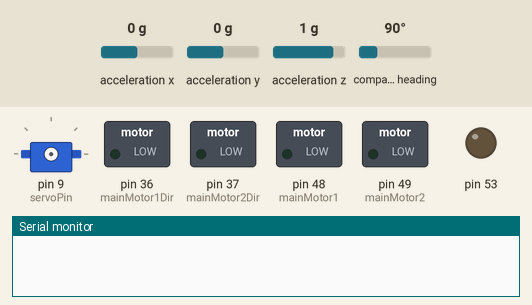
A sketch run on a simulated Arduino Mega 2560, built with avr-gcc and run on an emulated ATmega2560. On the bench: servo, switched loads named in the sketch (green lamp = pin HIGH), output pins drawn as LEDs (lit = HIGH), the last lines printed to the serial monitor. The inputs (shaded band) are chosen by the test bench; at power-on: acceleration x 0 g, acceleration y 0 g, acceleration z 1 g, compass heading 90°. No radio packets arrive unless stated.

Above: at 0.1 s.
At 1.01 s:
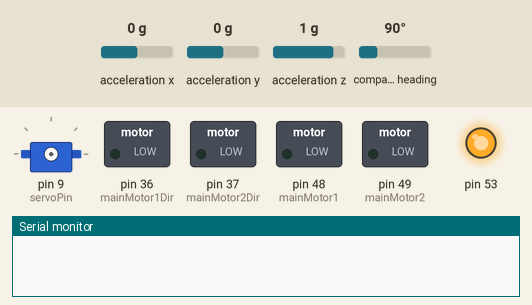
At 2.2 s:
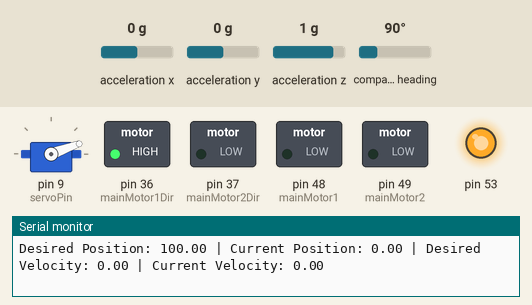
At 2.6 s:
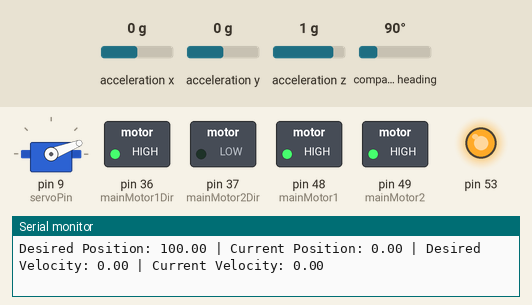
Timing chart, 0 to 4.1 s (numbered marks = the images above):
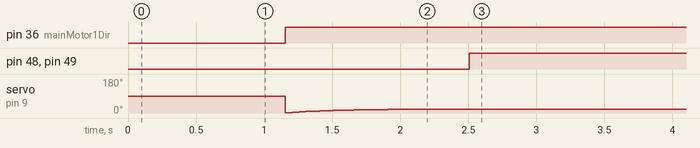

Measured:
- by itself, pin 36 (mainMotor1Dir): LOW → HIGH at 1.2 s
- by itself, pin 48 (mainMotor1), pin 49 (mainMotor2): LOW → HIGH at 2.5 s

The sketch:

pid_final_polar.ino
```cpp
/*
  Autonomous Vehicle Cascade Controller
  Position PID -> Velocity Command
  Velocity PID -> PWM Command

  Added:
  NRF path_radio telemetry transmitter
*/

#include <SPI.h>
#include <nRF24L01.h>
#include <RF24.h>
#include <Servo.h>
#include <Wire.h>
#include <Adafruit_Sensor.h>
#include <Adafruit_BNO055.h>

Adafruit_BNO055 bno = Adafruit_BNO055(55, 0x28);
// ===================== NRF PATH RADIO =====================
RF24 path_radio(27, 29);          // CE, CSN
const byte address2[6] = "00100"; // telemetry address

struct DataPacket {
  float desiredPos;
  float currentPos;
  float desiredVel;
  float currentVel;
  float desiredHeading;
  float currentHeading;
  int servoCommand;
  float steeringCorrection;
};

// ===================== Motor Pins =====================
int mainMotor1 = 48;
int mainMotor2 = 49;
int mainMotor1Dir = 36;
int mainMotor2Dir = 37;

// ===================== Encoder Pins =====================
const int scPinR = 6;
const int scPinL = 7;

volatile unsigned long pulseCountR = 0;
volatile unsigned long pulseCountL = 0;

const float pulsesPerRevolution = 187.79855;
const float wheelRadius = 0.0762;   // meters
const float wheelCircumference = 2.0 * PI * wheelRadius;

// ===================== Control Timing =====================
unsigned long lastControlTime = 0;
const unsigned long controlPeriodMs = 50;   // 20 Hz control loop

// ===================== Telemetry Timing =====================
unsigned long lastTXTime = 0;
const unsigned long txPeriodMs = 100;       // 10 Hz NRF transmit

// ===================== Desired Values =====================
float desiredPosition = 100.0;   // meters
float desiredVelocity = 0.0;   // m/s

// ===================== Measured Values =====================
float currentPosition = 0.0;   // meters
float currentVelocity = 0.0;   // m/s

// // ===================== Position PID Gains =====================
// float Kp_pos = 0.303590652764242;
// float Ki_pos = 0.00785471546955669;
// float Kd_pos = -0.226708053140647;

// // ===================== Velocity PID Gains =====================
// float Kp_vel = 0.00338220968519202;
// float Ki_vel = 0.00565088947672849;
// float Kd_vel = 0;

// ===================== Position PID Gains =====================
float Kp_pos = 1.81493632280259;
float Ki_pos = 0.23534906486077;
float Kd_pos = 2.18688527899715;

// ===================== Velocity PID Gains =====================
float Kp_vel = 0.707021748901557;
float Ki_vel = 0.431770610575882;
float Kd_vel = -0.437408677228963;

// ===================== PID Memory =====================
float posIntegral = 0.0;
float prevPosError = 0.0;

float velIntegral = 0.0;
float prevVelError = 0.0;

// ===================== Limits =====================
float maxVelocityCommand = 2.0;   // m/s
int maxPWM = 130;

// ===================== Servo Steering =====================
Servo steeringServo;
int servoCommand = 0;
float steeringCorrection = 0;
const int servoPin = 9;

// ===================== Heading PID =====================
float desiredHeading = 0.0;     // degrees
float currentHeading = 0.0;     // from IMU

float Kp_heading = 3;
float Ki_heading = 0;
float Kd_heading = 0;

float headingIntegral = 0.0;
float prevHeadingError = 0.0;

float centerServo = 90.0;
float minServo = 22.0;
float maxServo = 158.0;
float rawServo = 0.0;

// ===================== Output Filtering =====================

// PWM filter
float filteredPWM = 0.0;
const float pwmAlpha = 0.15;
// smaller = smoother
// typical: 0.05 to 0.3

// Servo filter
float filteredServo = 0.0;
const float servoAlpha = 0.12;

// ===================== Interrupts =====================
void scISRR() {
  pulseCountR++;
}

void scISRL() {
  pulseCountL++;
}

// ===================== Send Telemetry =====================
void sendTelemetry() {
  DataPacket pkt;

  pkt.desiredPos = desiredPosition;
  pkt.currentPos = currentPosition;
  pkt.desiredVel = desiredVelocity;
  pkt.currentVel = rawServo;
  pkt.desiredHeading = desiredHeading;
  pkt.currentHeading = currentHeading;
  pkt.servoCommand = servoCommand;
  pkt.steeringCorrection = steeringCorrection;


  bool success = path_radio.write(&pkt, sizeof(pkt));

  if (!success) {
    Serial.println("TX FAIL");
  } else {
    // Serial.print("TX | dPos: ");
    // Serial.print(pkt.desiredPos);

    // Serial.print(" | cPos: ");
    // Serial.print(pkt.currentPos);

    // Serial.print(" | dVel: ");
    // Serial.print(pkt.desiredVel);

    // Serial.print(" | cVel: ");
    // Serial.println(pkt.currentVel);
  }
}

// ===================== Setup =====================
void setup() {
  Serial.begin(115200);
  Wire.begin();
  if (!bno.begin()) {
    Serial.println("No BNO055 detected");
    //while (1);
  }
  delay(1000);

  SPI.begin();
  path_radio.begin(&SPI);
  path_radio.openWritingPipe(address2);
  path_radio.setPALevel(RF24_PA_MIN);
  path_radio.stopListening();
  delay(100);

  pinMode(mainMotor1, OUTPUT);
  pinMode(mainMotor2, OUTPUT);
  pinMode(mainMotor1Dir, OUTPUT);
  pinMode(mainMotor2Dir, OUTPUT);

  pinMode(scPinR, INPUT_PULLUP);
  pinMode(scPinL, INPUT_PULLUP);

  attachInterrupt(digitalPinToInterrupt(scPinR), scISRR, RISING);
  attachInterrupt(digitalPinToInterrupt(scPinL), scISRL, RISING);

  lastControlTime = millis();
  lastTXTime = millis();

  Serial.println("Autonomous controller with NRF telemetry ready.");
  steeringServo.attach(servoPin);
  steeringServo.write(90);
}

// ===================== Main Loop =====================
void loop() {
  unsigned long now = millis();

  if (now - lastControlTime >= controlPeriodMs) {
    float dt = (now - lastControlTime) / 1000.0;
    lastControlTime = now;

    updateVelocity(dt);
    updatePosition(dt);
    autonomousControl(dt);
    currentHeading = getHeading();   // from BNO055
    steeringPID(dt);
    sendTelemetry();
    debugPrint();
  }
}

float getHeading() {
  static float heading_smooth = 0;
  static bool initialized = false;

  sensors_event_t orientationData;
  bno.getEvent(&orientationData, Adafruit_BNO055::VECTOR_EULER);

  float raw = orientationData.orientation.x;  // 0–360

  // Wrap
  if (raw >= 360.0f) raw -= 360.0f;
  if (raw < 0.0f)    raw += 360.0f;

  if (!initialized) {
    heading_smooth = raw;
    initialized = true;
    return heading_smooth;
  }

  // Shortest path difference
  float diff = raw - heading_smooth;
  if (diff > 180.0f) diff -= 360.0f;
  if (diff < -180.0f) diff += 360.0f;

  // Rate limit (deg per loop)
  const float MAX_STEP = 5.0f;
  if (diff >  MAX_STEP) diff =  MAX_STEP;
  if (diff < -MAX_STEP) diff = -MAX_STEP;

  // Low-pass filter
  const float ALPHA = 0.2f;
  heading_smooth += diff * ALPHA;

  // Wrap again
  if (heading_smooth >= 360.0f) heading_smooth -= 360.0f;
  if (heading_smooth < 0.0f)    heading_smooth += 360.0f;

  return heading_smooth;
}

// ===================== Update Velocity =====================
void updateVelocity(float dt) {
  noInterrupts();

  unsigned long countR = pulseCountR;
  unsigned long countL = pulseCountL;

  pulseCountR = 0;
  pulseCountL = 0;

  interrupts();

  float avgPulses = (countR + countL) / 2.0;

  float revolutions = avgPulses / pulsesPerRevolution;
  float distance = revolutions * wheelCircumference;

  currentVelocity = distance / dt;
}

// ===================== Update Position =====================
void updatePosition(float dt) {
  currentPosition += currentVelocity * dt;
}

float angleError(float target, float current) {
  float error = target - current;

  while (error > 180.0) error -= 360.0;
  while (error < -180.0) error += 360.0;

  return error;
}

void steeringPID(float dt) {
  float error = angleError(desiredHeading, currentHeading);

  headingIntegral += error * dt;
  //headingIntegral = constrain(headingIntegral, -50, 50);
  float derivative = (error - prevHeadingError) / dt;

  steeringCorrection =
      Kp_heading * error
    + Ki_heading * headingIntegral
    + Kd_heading * derivative;

  prevHeadingError = error;

  // Raw steering command
  float safeVelocity = max(currentVelocity, 0.05);

  rawServo =  centerServo + atan2(steeringCorrection * 0.515 * PI, 180.0 * safeVelocity) * 180.0 / PI;

// Limit servo range
  float constrainServo = constrain(rawServo, minServo, maxServo);
  filteredServo = servoAlpha * constrainServo  + (1.0 - servoAlpha) * filteredServo;
  servoCommand = (int)filteredServo;
  // if(currentVelocity == 0){
  //   steeringServo.write(90);
  // }
  // else{
  steeringServo.write(servoCommand);
  // }
}

// ===================== Autonomous Cascade Control =====================
void autonomousControl(float dt) {
  float posError = desiredPosition - currentPosition;

  posIntegral += posError * dt;
  float posDerivative = (currentPosition - prevPosError) / dt;

  float velocityCommand =
      Kp_pos * posError
    + Ki_pos * posIntegral
    - Kd_pos * posDerivative;

  prevPosError = posError;

  //desiredVelocity = constrain(
  //  desiredVelocity,
  //  -maxVelocityCommand,
  //  maxVelocityCommand
  //);

  float velError = desiredVelocity + velocityCommand - currentVelocity;

  velIntegral += velError * dt;
  float velDerivative = (velError - prevVelError) / dt;

  float pwmCommand =
      Kp_vel * velError
    + Ki_vel * velIntegral
    + Kd_vel * velDerivative;

  prevVelError = velError;

  //pwmCommand = constrain(pwmCommand, -maxPWM, maxPWM);
  pwmCommand = constrain(pwmCommand, 0, maxPWM);

// ================= LOW PASS FILTER =================
  filteredPWM = pwmAlpha * pwmCommand + (1.0 - pwmAlpha) * filteredPWM;

  drivePWM(filteredPWM);
}

// ===================== Drive Motors =====================
void drivePWM(float pwmCommand) {
  int pwm = abs((int)pwmCommand);

  if (pwmCommand >= 0) {
    digitalWrite(mainMotor1Dir, HIGH);
    digitalWrite(mainMotor2Dir, LOW);
  } else {
    digitalWrite(mainMotor1Dir, LOW);
    digitalWrite(mainMotor2Dir, HIGH);
  }

  analogWrite(mainMotor1, pwm);
  analogWrite(mainMotor2, pwm);
}

// ===================== Debug =====================
void debugPrint() {
  Serial.print("Desired Position: ");
  Serial.print(desiredPosition);

  Serial.print(" | Current Position: ");
  Serial.print(currentPosition);

  Serial.print(" | Desired Velocity: ");
  Serial.print(desiredVelocity);

  Serial.print(" | Current Velocity: ");
  Serial.println(currentVelocity);
}
```
